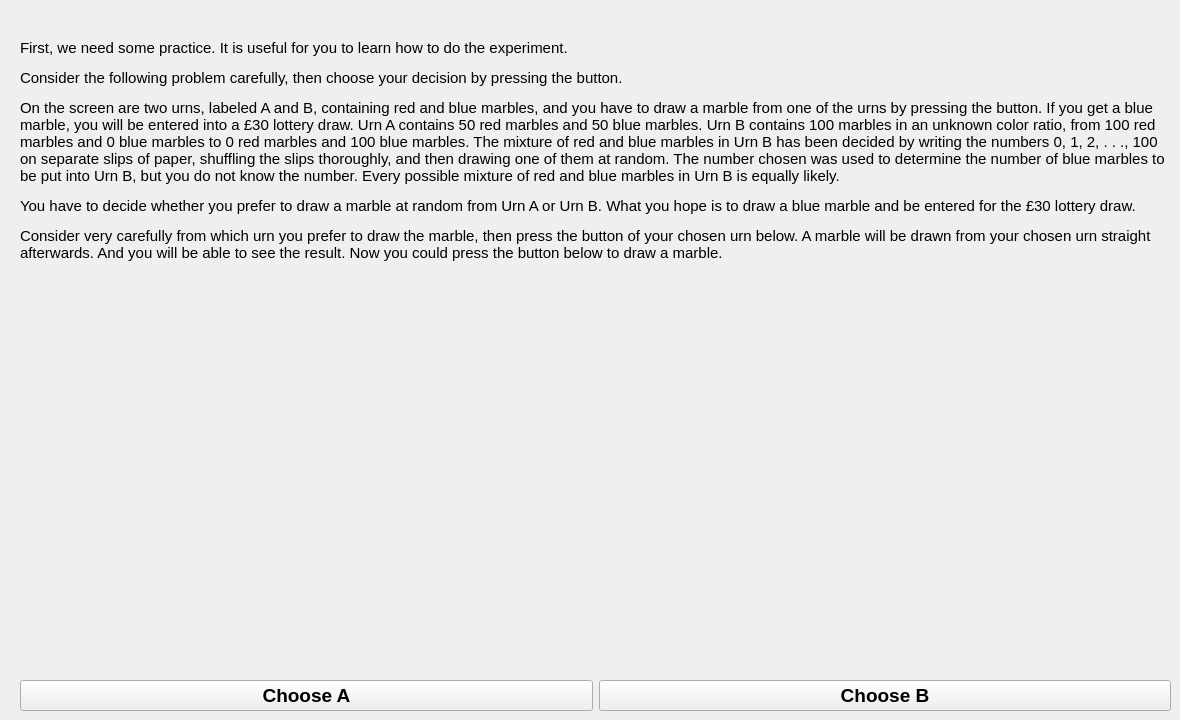
    <widget class="QWidget" name="page_practice_instruction">
     <widget class="QWidget" name="gridLayoutWidget_4">
      <property name="geometry">
       <rect>
        <x>20</x>
        <y>10</y>
        <width>1151</width>
        <height>701</height>
       </rect>
      </property>
      <layout class="QGridLayout" name="Practice_Instruction_layout">
       <item row="3" column="1">
        <widget class="QPushButton" name="Practice_Choice_B_bn">
         <property name="font">
          <font>
           <family>Arial</family>
           <pointsize>14</pointsize>
           <weight>75</weight>
           <bold>true</bold>
          </font>
         </property>
         <property name="text">
          <string>Choose B</string>
         </property>
        </widget>
       </item>
       <item row="2" column="1">
        <widget class="QLabel" name="Practice_Urn_B_pic">
         <property name="text">
          <string/>
         </property>
         <property name="pixmap">
          <pixmap>pics/urns_B_masked.png</pixmap>
         </property>
         <property name="alignment">
          <set>Qt::AlignCenter</set>
         </property>
        </widget>
       </item>
       <item row="2" column="0">
        <widget class="QLabel" name="Practice_Urn_A_pic">
         <property name="text">
          <string/>
         </property>
         <property name="pixmap">
          <pixmap>pics/urns_A_masked.png</pixmap>
         </property>
         <property name="alignment">
          <set>Qt::AlignCenter</set>
         </property>
        </widget>
       </item>
       <item row="3" column="0">
        <widget class="QPushButton" name="Practice_Choice_A_bn">
         <property name="sizePolicy">
          <sizepolicy hsizetype="Preferred" vsizetype="Preferred">
           <horstretch>0</horstretch>
           <verstretch>0</verstretch>
          </sizepolicy>
         </property>
         <property name="font">
          <font>
           <family>Arial</family>
           <pointsize>14</pointsize>
           <weight>75</weight>
           <bold>true</bold>
          </font>
         </property>
         <property name="text">
          <string>Choose A</string>
         </property>
         <property name="autoDefault">
          <bool>false</bool>
         </property>
         <property name="default">
          <bool>false</bool>
         </property>
         <property name="flat">
          <bool>false</bool>
         </property>
        </widget>
       </item>
       <item row="1" column="0" colspan="2">
        <widget class="QLabel" name="Practice_instruction_lbl">
         <property name="font">
          <font>
           <family>Arial</family>
           <pointsize>11</pointsize>
          </font>
         </property>
         <property name="locale">
          <locale language="English" country="UnitedKingdom"/>
         </property>
         <property name="text">
          <string>&lt;html&gt;&lt;head/&gt;&lt;body&gt;&lt;p&gt;First, we need some practice. It is useful for you to learn how to do the experiment.&lt;/p&gt;&lt;p&gt;Consider the following problem carefully, then choose your decision by pressing the button. &lt;/p&gt;&lt;p&gt;On the screen are two urns, labeled A and B, containing red and blue marbles, and you have to draw a marble from one of the urns by pressing the button. If you get a blue marble, you will be entered into a £30 lottery draw. Urn A contains 50 red marbles and 50 blue marbles. Urn B contains 100 marbles in an unknown color ratio, from 100 red marbles and 0 blue marbles to 0 red marbles and 100 blue marbles. The mixture of red and blue marbles in Urn B has been decided by writing the numbers 0, 1, 2, . . ., 100 on separate slips of paper, shuffling the slips thoroughly, and then drawing one of them at random. The number chosen was used to determine the number of blue marbles to be put into Urn B, but you do not know the number. Every possible mixture of red and blue marbles in Urn B is equally likely.&lt;/p&gt;&lt;p&gt;You have to decide whether you prefer to draw a marble at random from Urn A or Urn B. What you hope is to draw a blue marble and be entered for the £30 lottery draw. &lt;/p&gt;&lt;p&gt;Consider very carefully from which urn you prefer to draw the marble, then press the button of your chosen urn below. A marble will be drawn from your chosen urn straight afterwards. And you will be able to see the result. Now you could press the button below to draw a marble.&lt;/p&gt;&lt;p&gt;&lt;br/&gt;&lt;/p&gt;&lt;/body&gt;&lt;/html&gt;</string>
         </property>
         <property name="wordWrap">
          <bool>true</bool>
         </property>
        </widget>
       </item>
      </layout>
     </widget>
    </widget>
